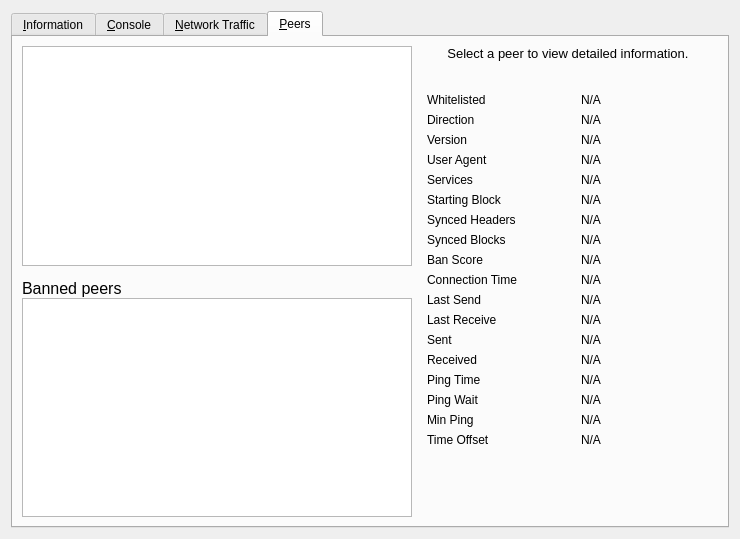
<?xml version="1.0" encoding="UTF-8"?>
<ui version="4.0">
 <class>RPCConsole</class>
 <widget class="QWidget" name="RPCConsole">
  <property name="geometry">
   <rect>
    <x>0</x>
    <y>0</y>
    <width>740</width>
    <height>539</height>
   </rect>
  </property>
  <property name="windowTitle">
   <string>Debug window</string>
  </property>
  <layout class="QVBoxLayout" name="verticalLayout_2">
   <item>
    <widget class="QTabWidget" name="tabWidget">
     <property name="currentIndex">
      <number>3</number>
     </property>
     <widget class="QWidget" name="tab_info">
      <attribute name="title">
       <string>&amp;Information</string>
      </attribute>
      <layout class="QGridLayout" name="gridLayout" columnstretch="0,1,0">
       <property name="horizontalSpacing">
        <number>12</number>
       </property>
       <item row="0" column="0">
        <widget class="QLabel" name="label_9">
         <property name="font">
          <font>
           <weight>75</weight>
           <bold>true</bold>
          </font>
         </property>
         <property name="text">
          <string>General</string>
         </property>
        </widget>
       </item>
       <item row="1" column="0">
        <widget class="QLabel" name="label_6">
         <property name="text">
          <string>Client version</string>
         </property>
        </widget>
       </item>
       <item row="1" column="1" colspan="2">
        <widget class="QLabel" name="clientVersion">
         <property name="cursor">
          <cursorShape>IBeamCursor</cursorShape>
         </property>
         <property name="text">
          <string>N/A</string>
         </property>
         <property name="textFormat">
          <enum>Qt::PlainText</enum>
         </property>
         <property name="textInteractionFlags">
          <set>Qt::LinksAccessibleByMouse|Qt::TextSelectableByKeyboard|Qt::TextSelectableByMouse</set>
         </property>
        </widget>
       </item>
       <item row="2" column="0">
        <widget class="QLabel" name="labelClientUserAgent">
         <property name="text">
          <string>User Agent</string>
         </property>
         <property name="indent">
          <number>10</number>
         </property>
        </widget>
       </item>
       <item row="2" column="1" colspan="2">
        <widget class="QLabel" name="clientUserAgent">
         <property name="cursor">
          <cursorShape>IBeamCursor</cursorShape>
         </property>
         <property name="text">
          <string>N/A</string>
         </property>
         <property name="textFormat">
          <enum>Qt::PlainText</enum>
         </property>
         <property name="textInteractionFlags">
          <set>Qt::LinksAccessibleByMouse|Qt::TextSelectableByKeyboard|Qt::TextSelectableByMouse</set>
         </property>
        </widget>
       </item>
       <item row="3" column="0">
        <widget class="QLabel" name="label_berkeleyDBVersion">
         <property name="text">
          <string>Using BerkeleyDB version</string>
         </property>
         <property name="indent">
          <number>10</number>
         </property>
        </widget>
       </item>
       <item row="3" column="1" colspan="2">
        <widget class="QLabel" name="berkeleyDBVersion">
         <property name="cursor">
          <cursorShape>IBeamCursor</cursorShape>
         </property>
         <property name="text">
          <string>N/A</string>
         </property>
         <property name="textFormat">
          <enum>Qt::PlainText</enum>
         </property>
         <property name="textInteractionFlags">
          <set>Qt::LinksAccessibleByMouse|Qt::TextSelectableByKeyboard|Qt::TextSelectableByMouse</set>
         </property>
        </widget>
       </item>
       <item row="4" column="0">
        <widget class="QLabel" name="label_12">
         <property name="text">
          <string>Datadir</string>
         </property>
        </widget>
       </item>
       <item row="4" column="1" colspan="2">
        <widget class="QLabel" name="dataDir">
         <property name="cursor">
          <cursorShape>IBeamCursor</cursorShape>
         </property>
         <property name="text">
          <string>N/A</string>
         </property>
         <property name="textFormat">
          <enum>Qt::PlainText</enum>
         </property>
         <property name="wordWrap">
          <bool>true</bool>
         </property>
         <property name="textInteractionFlags">
          <set>Qt::LinksAccessibleByMouse|Qt::TextSelectableByKeyboard|Qt::TextSelectableByMouse</set>
         </property>
        </widget>
       </item>
       <item row="5" column="0">
        <widget class="QLabel" name="label_13">
         <property name="text">
          <string>Startup time</string>
         </property>
        </widget>
       </item>
       <item row="5" column="1" colspan="2">
        <widget class="QLabel" name="startupTime">
         <property name="cursor">
          <cursorShape>IBeamCursor</cursorShape>
         </property>
         <property name="text">
          <string>N/A</string>
         </property>
         <property name="textFormat">
          <enum>Qt::PlainText</enum>
         </property>
         <property name="textInteractionFlags">
          <set>Qt::LinksAccessibleByMouse|Qt::TextSelectableByKeyboard|Qt::TextSelectableByMouse</set>
         </property>
        </widget>
       </item>
       <item row="6" column="0">
        <widget class="QLabel" name="labelNetwork">
         <property name="font">
          <font>
           <weight>75</weight>
           <bold>true</bold>
          </font>
         </property>
         <property name="text">
          <string>Network</string>
         </property>
        </widget>
       </item>
       <item row="7" column="0">
        <widget class="QLabel" name="label_8">
         <property name="text">
          <string>Name</string>
         </property>
        </widget>
       </item>
       <item row="7" column="1" colspan="2">
        <widget class="QLabel" name="networkName">
         <property name="cursor">
          <cursorShape>IBeamCursor</cursorShape>
         </property>
         <property name="text">
          <string>N/A</string>
         </property>
         <property name="textFormat">
          <enum>Qt::PlainText</enum>
         </property>
         <property name="textInteractionFlags">
          <set>Qt::LinksAccessibleByMouse|Qt::TextSelectableByKeyboard|Qt::TextSelectableByMouse</set>
         </property>
        </widget>
       </item>
       <item row="8" column="0">
        <widget class="QLabel" name="label_7">
         <property name="text">
          <string>Number of connections</string>
         </property>
        </widget>
       </item>
       <item row="8" column="1" colspan="2">
        <widget class="QLabel" name="numberOfConnections">
         <property name="cursor">
          <cursorShape>IBeamCursor</cursorShape>
         </property>
         <property name="text">
          <string>N/A</string>
         </property>
         <property name="textFormat">
          <enum>Qt::PlainText</enum>
         </property>
         <property name="textInteractionFlags">
          <set>Qt::LinksAccessibleByMouse|Qt::TextSelectableByKeyboard|Qt::TextSelectableByMouse</set>
         </property>
        </widget>
       </item>
       <item row="9" column="0">
        <widget class="QLabel" name="label_10">
         <property name="font">
          <font>
           <weight>75</weight>
           <bold>true</bold>
          </font>
         </property>
         <property name="text">
          <string>Block chain</string>
         </property>
        </widget>
       </item>
       <item row="10" column="0">
        <widget class="QLabel" name="label_3">
         <property name="text">
          <string>Current number of blocks</string>
         </property>
        </widget>
       </item>
       <item row="10" column="1" colspan="2">
        <widget class="QLabel" name="numberOfBlocks">
         <property name="cursor">
          <cursorShape>IBeamCursor</cursorShape>
         </property>
         <property name="text">
          <string>N/A</string>
         </property>
         <property name="textFormat">
          <enum>Qt::PlainText</enum>
         </property>
         <property name="textInteractionFlags">
          <set>Qt::LinksAccessibleByMouse|Qt::TextSelectableByKeyboard|Qt::TextSelectableByMouse</set>
         </property>
        </widget>
       </item>
       <item row="11" column="0">
        <widget class="QLabel" name="labelLastBlockTime">
         <property name="text">
          <string>Last block time</string>
         </property>
        </widget>
       </item>
       <item row="11" column="1" colspan="2">
        <widget class="QLabel" name="lastBlockTime">
         <property name="cursor">
          <cursorShape>IBeamCursor</cursorShape>
         </property>
         <property name="text">
          <string>N/A</string>
         </property>
         <property name="textFormat">
          <enum>Qt::PlainText</enum>
         </property>
         <property name="textInteractionFlags">
          <set>Qt::LinksAccessibleByMouse|Qt::TextSelectableByKeyboard|Qt::TextSelectableByMouse</set>
         </property>
        </widget>
       </item>
       <item row="12" column="0">
        <widget class="QLabel" name="labelMempoolTitle">
         <property name="font">
          <font>
           <weight>75</weight>
           <bold>true</bold>
          </font>
         </property>
         <property name="text">
          <string>Memory Pool</string>
         </property>
        </widget>
       </item>
       <item row="13" column="0">
        <widget class="QLabel" name="labelNumberOfTransactions">
         <property name="text">
          <string>Current number of transactions</string>
         </property>
        </widget>
       </item>
       <item row="13" column="1">
        <widget class="QLabel" name="mempoolNumberTxs">
         <property name="cursor">
          <cursorShape>IBeamCursor</cursorShape>
         </property>
         <property name="text">
          <string>N/A</string>
         </property>
         <property name="textFormat">
          <enum>Qt::PlainText</enum>
         </property>
         <property name="textInteractionFlags">
          <set>Qt::LinksAccessibleByMouse|Qt::TextSelectableByKeyboard|Qt::TextSelectableByMouse</set>
         </property>
        </widget>
       </item>
       <item row="14" column="0">
        <widget class="QLabel" name="labelMemoryUsage">
         <property name="text">
          <string>Memory usage</string>
         </property>
        </widget>
       </item>
       <item row="14" column="1">
        <widget class="QLabel" name="mempoolSize">
         <property name="cursor">
          <cursorShape>IBeamCursor</cursorShape>
         </property>
         <property name="text">
          <string>N/A</string>
         </property>
         <property name="textFormat">
          <enum>Qt::PlainText</enum>
         </property>
         <property name="textInteractionFlags">
          <set>Qt::LinksAccessibleByMouse|Qt::TextSelectableByKeyboard|Qt::TextSelectableByMouse</set>
         </property>
        </widget>
       </item>
       <item row="12" column="2" rowspan="3">
        <layout class="QVBoxLayout" name="verticalLayoutDebugButton">
         <property name="spacing">
          <number>3</number>
         </property>
         <item>
          <spacer name="verticalSpacer_2">
           <property name="orientation">
            <enum>Qt::Vertical</enum>
           </property>
           <property name="sizeHint" stdset="0">
            <size>
             <width>10</width>
             <height>5</height>
            </size>
           </property>
          </spacer>
         </item>
         <item>
          <widget class="QLabel" name="labelDebugLogfile">
           <property name="text">
            <string>Debug log file</string>
           </property>
          </widget>
         </item>
         <item>
          <widget class="QPushButton" name="openDebugLogfileButton">
           <property name="toolTip">
            <string>Open the %1 debug log file from the current data directory. This can take a few seconds for large log files.</string>
           </property>
           <property name="text">
            <string>&amp;Open</string>
           </property>
           <property name="autoDefault">
            <bool>false</bool>
           </property>
          </widget>
         </item>
        </layout>
       </item>
       <item row="15" column="0">
        <spacer name="verticalSpacer">
         <property name="orientation">
          <enum>Qt::Vertical</enum>
         </property>
         <property name="sizeHint" stdset="0">
          <size>
           <width>20</width>
           <height>40</height>
          </size>
         </property>
        </spacer>
       </item>
      </layout>
     </widget>
     <widget class="QWidget" name="tab_console">
      <attribute name="title">
       <string>&amp;Console</string>
      </attribute>
      <layout class="QVBoxLayout" name="verticalLayout_3">
       <property name="spacing">
        <number>3</number>
       </property>
       <property name="bottomMargin">
        <number>5</number>
       </property>
       <item>
        <layout class="QHBoxLayout" name="horizontalLayout">
         <property name="spacing">
          <number>4</number>
         </property>
         <item>
          <spacer name="horizontalSpacer">
           <property name="orientation">
            <enum>Qt::Horizontal</enum>
           </property>
           <property name="sizeHint" stdset="0">
            <size>
             <width>40</width>
             <height>20</height>
            </size>
           </property>
          </spacer>
         </item>
         <item>
          <widget class="QPushButton" name="fontSmallerButton">
           <property name="maximumSize">
            <size>
             <width>24</width>
             <height>24</height>
            </size>
           </property>
           <property name="toolTip">
            <string>Decrease font size</string>
           </property>
           <property name="text">
            <string/>
           </property>
           <property name="icon">
            <iconset resource="../bitcoin.qrc">
             <normaloff>:/icons/fontsmaller</normaloff>:/icons/fontsmaller</iconset>
           </property>
           <property name="iconSize">
            <size>
             <width>24</width>
             <height>16</height>
            </size>
           </property>
           <property name="autoDefault">
            <bool>false</bool>
           </property>
           <property name="flat">
            <bool>true</bool>
           </property>
          </widget>
         </item>
         <item>
          <widget class="QPushButton" name="fontBiggerButton">
           <property name="maximumSize">
            <size>
             <width>24</width>
             <height>24</height>
            </size>
           </property>
           <property name="toolTip">
            <string>Increase font size</string>
           </property>
           <property name="text">
            <string/>
           </property>
           <property name="icon">
            <iconset resource="../bitcoin.qrc">
             <normaloff>:/icons/fontbigger</normaloff>:/icons/fontbigger</iconset>
           </property>
           <property name="iconSize">
            <size>
             <width>24</width>
             <height>16</height>
            </size>
           </property>
           <property name="autoDefault">
            <bool>false</bool>
           </property>
           <property name="flat">
            <bool>true</bool>
           </property>
          </widget>
         </item>
         <item>
          <widget class="QPushButton" name="clearButton">
           <property name="maximumSize">
            <size>
             <width>24</width>
             <height>24</height>
            </size>
           </property>
           <property name="toolTip">
            <string>Clear console</string>
           </property>
           <property name="layoutDirection">
            <enum>Qt::LeftToRight</enum>
           </property>
           <property name="text">
            <string/>
           </property>
           <property name="icon">
            <iconset resource="../bitcoin.qrc">
             <normaloff>:/icons/remove</normaloff>:/icons/remove</iconset>
           </property>
           <property name="shortcut">
            <string notr="true">Ctrl+L</string>
           </property>
           <property name="autoDefault">
            <bool>false</bool>
           </property>
           <property name="flat">
            <bool>true</bool>
           </property>
          </widget>
         </item>
        </layout>
       </item>
       <item>
        <widget class="QTextEdit" name="messagesWidget">
         <property name="minimumSize">
          <size>
           <width>0</width>
           <height>100</height>
          </size>
         </property>
         <property name="readOnly">
          <bool>true</bool>
         </property>
         <property name="tabKeyNavigation" stdset="0">
          <bool>false</bool>
         </property>
         <property name="columnCount" stdset="0">
          <number>2</number>
         </property>
        </widget>
       </item>
       <item>
        <layout class="QHBoxLayout" name="horizontalLayoutPrompt">
         <property name="spacing">
          <number>3</number>
         </property>
         <item>
          <widget class="QPushButton" name="promptIcon">
           <property name="enabled">
            <bool>false</bool>
           </property>
           <property name="maximumSize">
            <size>
             <width>16</width>
             <height>24</height>
            </size>
           </property>
           <property name="text">
            <string/>
           </property>
           <property name="icon">
            <iconset resource="../bitcoin.qrc">
             <normaloff>:/icons/prompticon</normaloff>
             <disabledoff>:/icons/prompticon</disabledoff>:/icons/prompticon</iconset>
           </property>
           <property name="iconSize">
            <size>
             <width>14</width>
             <height>14</height>
            </size>
           </property>
           <property name="autoDefault">
            <bool>false</bool>
           </property>
           <property name="flat">
            <bool>true</bool>
           </property>
          </widget>
         </item>
         <item>
          <widget class="QLineEdit" name="lineEdit">
           <property name="placeholderText">
            <string/>
           </property>
          </widget>
         </item>
        </layout>
       </item>
      </layout>
     </widget>
     <widget class="QWidget" name="tab_nettraffic">
      <attribute name="title">
       <string>&amp;Network Traffic</string>
      </attribute>
      <layout class="QHBoxLayout" name="horizontalLayout_3">
       <item>
        <layout class="QVBoxLayout" name="verticalLayout_4">
         <item>
          <widget class="TrafficGraphWidget" name="trafficGraph" native="true">
           <property name="sizePolicy">
            <sizepolicy hsizetype="Expanding" vsizetype="Expanding">
             <horstretch>0</horstretch>
             <verstretch>0</verstretch>
            </sizepolicy>
           </property>
          </widget>
         </item>
         <item>
          <layout class="QHBoxLayout" name="horizontalLayout_2">
           <item>
            <widget class="QSlider" name="sldGraphRange">
             <property name="minimum">
              <number>1</number>
             </property>
             <property name="maximum">
              <number>288</number>
             </property>
             <property name="pageStep">
              <number>12</number>
             </property>
             <property name="value">
              <number>6</number>
             </property>
             <property name="orientation">
              <enum>Qt::Horizontal</enum>
             </property>
            </widget>
           </item>
           <item>
            <widget class="QLabel" name="lblGraphRange">
             <property name="minimumSize">
              <size>
               <width>100</width>
               <height>0</height>
              </size>
             </property>
             <property name="alignment">
              <set>Qt::AlignCenter</set>
             </property>
            </widget>
           </item>
           <item>
            <widget class="QPushButton" name="btnClearTrafficGraph">
             <property name="text">
              <string>&amp;Reset</string>
             </property>
             <property name="autoDefault">
              <bool>false</bool>
             </property>
            </widget>
           </item>
          </layout>
         </item>
        </layout>
       </item>
       <item>
        <layout class="QVBoxLayout" name="verticalLayout">
         <item>
          <widget class="QGroupBox" name="groupBox">
           <property name="title">
            <string>Totals</string>
           </property>
           <layout class="QVBoxLayout" name="verticalLayout_5">
            <item>
             <layout class="QHBoxLayout" name="horizontalLayout_4">
              <item>
               <widget class="Line" name="line">
                <property name="sizePolicy">
                 <sizepolicy hsizetype="Fixed" vsizetype="Fixed">
                  <horstretch>0</horstretch>
                  <verstretch>0</verstretch>
                 </sizepolicy>
                </property>
                <property name="minimumSize">
                 <size>
                  <width>10</width>
                  <height>0</height>
                 </size>
                </property>
                <property name="palette">
                 <palette>
                  <active>
                   <colorrole role="Light">
                    <brush brushstyle="SolidPattern">
                     <color alpha="255">
                      <red>0</red>
                      <green>255</green>
                      <blue>0</blue>
                     </color>
                    </brush>
                   </colorrole>
                  </active>
                  <inactive>
                   <colorrole role="Light">
                    <brush brushstyle="SolidPattern">
                     <color alpha="255">
                      <red>0</red>
                      <green>255</green>
                      <blue>0</blue>
                     </color>
                    </brush>
                   </colorrole>
                  </inactive>
                  <disabled>
                   <colorrole role="Light">
                    <brush brushstyle="SolidPattern">
                     <color alpha="255">
                      <red>0</red>
                      <green>255</green>
                      <blue>0</blue>
                     </color>
                    </brush>
                   </colorrole>
                  </disabled>
                 </palette>
                </property>
                <property name="orientation">
                 <enum>Qt::Horizontal</enum>
                </property>
               </widget>
              </item>
              <item>
               <widget class="QLabel" name="label_16">
                <property name="text">
                 <string>Received</string>
                </property>
               </widget>
              </item>
              <item>
               <widget class="QLabel" name="lblBytesIn">
                <property name="minimumSize">
                 <size>
                  <width>50</width>
                  <height>0</height>
                 </size>
                </property>
                <property name="alignment">
                 <set>Qt::AlignRight|Qt::AlignTrailing|Qt::AlignVCenter</set>
                </property>
               </widget>
              </item>
             </layout>
            </item>
            <item>
             <layout class="QHBoxLayout" name="horizontalLayout_5">
              <item>
               <widget class="Line" name="line_2">
                <property name="sizePolicy">
                 <sizepolicy hsizetype="Fixed" vsizetype="Fixed">
                  <horstretch>0</horstretch>
                  <verstretch>0</verstretch>
                 </sizepolicy>
                </property>
                <property name="minimumSize">
                 <size>
                  <width>10</width>
                  <height>0</height>
                 </size>
                </property>
                <property name="palette">
                 <palette>
                  <active>
                   <colorrole role="Light">
                    <brush brushstyle="SolidPattern">
                     <color alpha="255">
                      <red>255</red>
                      <green>0</green>
                      <blue>0</blue>
                     </color>
                    </brush>
                   </colorrole>
                  </active>
                  <inactive>
                   <colorrole role="Light">
                    <brush brushstyle="SolidPattern">
                     <color alpha="255">
                      <red>255</red>
                      <green>0</green>
                      <blue>0</blue>
                     </color>
                    </brush>
                   </colorrole>
                  </inactive>
                  <disabled>
                   <colorrole role="Light">
                    <brush brushstyle="SolidPattern">
                     <color alpha="255">
                      <red>255</red>
                      <green>0</green>
                      <blue>0</blue>
                     </color>
                    </brush>
                   </colorrole>
                  </disabled>
                 </palette>
                </property>
                <property name="orientation">
                 <enum>Qt::Horizontal</enum>
                </property>
               </widget>
              </item>
              <item>
               <widget class="QLabel" name="label_17">
                <property name="text">
                 <string>Sent</string>
                </property>
               </widget>
              </item>
              <item>
               <widget class="QLabel" name="lblBytesOut">
                <property name="minimumSize">
                 <size>
                  <width>50</width>
                  <height>0</height>
                 </size>
                </property>
                <property name="alignment">
                 <set>Qt::AlignRight|Qt::AlignTrailing|Qt::AlignVCenter</set>
                </property>
               </widget>
              </item>
             </layout>
            </item>
            <item>
             <spacer name="verticalSpacer_4">
              <property name="orientation">
               <enum>Qt::Vertical</enum>
              </property>
              <property name="sizeHint" stdset="0">
               <size>
                <width>20</width>
                <height>407</height>
               </size>
              </property>
             </spacer>
            </item>
           </layout>
          </widget>
         </item>
        </layout>
       </item>
      </layout>
     </widget>
     <widget class="QWidget" name="tab_peers">
      <attribute name="title">
       <string>&amp;Peers</string>
      </attribute>
      <layout class="QGridLayout" name="gridLayout_2">
       <item row="0" column="0" rowspan="2">
        <layout class="QVBoxLayout" name="verticalLayout_101">
         <property name="spacing">
          <number>0</number>
         </property>
         <item>
          <widget class="QTableView" name="peerWidget">
           <property name="horizontalScrollBarPolicy">
            <enum>Qt::ScrollBarAsNeeded</enum>
           </property>
           <property name="tabKeyNavigation">
            <bool>false</bool>
           </property>
           <property name="sortingEnabled">
            <bool>true</bool>
           </property>
           <attribute name="horizontalHeaderHighlightSections">
            <bool>false</bool>
           </attribute>
          </widget>
         </item>
         <item>
          <widget class="QLabel" name="banHeading">
           <property name="sizePolicy">
            <sizepolicy hsizetype="Preferred" vsizetype="Minimum">
             <horstretch>0</horstretch>
             <verstretch>0</verstretch>
            </sizepolicy>
           </property>
           <property name="minimumSize">
            <size>
             <width>300</width>
             <height>32</height>
            </size>
           </property>
           <property name="maximumSize">
            <size>
             <width>16777215</width>
             <height>32</height>
            </size>
           </property>
           <property name="font">
            <font>
             <pointsize>12</pointsize>
            </font>
           </property>
           <property name="cursor">
            <cursorShape>IBeamCursor</cursorShape>
           </property>
           <property name="text">
            <string>Banned peers</string>
           </property>
           <property name="alignment">
            <set>Qt::AlignBottom|Qt::AlignLeading|Qt::AlignLeft</set>
           </property>
           <property name="wordWrap">
            <bool>true</bool>
           </property>
           <property name="textInteractionFlags">
            <set>Qt::NoTextInteraction</set>
           </property>
          </widget>
         </item>
         <item>
          <widget class="QTableView" name="banlistWidget">
           <property name="sizePolicy">
            <sizepolicy hsizetype="Expanding" vsizetype="Expanding">
             <horstretch>0</horstretch>
             <verstretch>0</verstretch>
            </sizepolicy>
           </property>
           <property name="horizontalScrollBarPolicy">
            <enum>Qt::ScrollBarAsNeeded</enum>
           </property>
           <property name="tabKeyNavigation">
            <bool>false</bool>
           </property>
           <property name="sortingEnabled">
            <bool>true</bool>
           </property>
           <attribute name="horizontalHeaderHighlightSections">
            <bool>false</bool>
           </attribute>
          </widget>
         </item>
        </layout>
       </item>
       <item row="0" column="1">
        <widget class="QLabel" name="peerHeading">
         <property name="sizePolicy">
          <sizepolicy hsizetype="Preferred" vsizetype="Minimum">
           <horstretch>0</horstretch>
           <verstretch>0</verstretch>
          </sizepolicy>
         </property>
         <property name="minimumSize">
          <size>
           <width>300</width>
           <height>32</height>
          </size>
         </property>
         <property name="font">
          <font>
           <pointsize>10</pointsize>
          </font>
         </property>
         <property name="cursor">
          <cursorShape>IBeamCursor</cursorShape>
         </property>
         <property name="text">
          <string>Select a peer to view detailed information.</string>
         </property>
         <property name="alignment">
          <set>Qt::AlignHCenter|Qt::AlignTop</set>
         </property>
         <property name="wordWrap">
          <bool>true</bool>
         </property>
         <property name="textInteractionFlags">
          <set>Qt::LinksAccessibleByMouse|Qt::TextSelectableByKeyboard|Qt::TextSelectableByMouse</set>
         </property>
        </widget>
       </item>
       <item row="1" column="1">
        <widget class="QWidget" name="detailWidget" native="true">
         <property name="minimumSize">
          <size>
           <width>300</width>
           <height>0</height>
          </size>
         </property>
         <layout class="QGridLayout" name="gridLayout_3">
          <item row="0" column="0">
           <widget class="QLabel" name="label_30">
            <property name="text">
             <string>Whitelisted</string>
            </property>
           </widget>
          </item>
          <item row="0" column="2">
           <widget class="QLabel" name="peerWhitelisted">
            <property name="cursor">
             <cursorShape>IBeamCursor</cursorShape>
            </property>
            <property name="text">
             <string>N/A</string>
            </property>
            <property name="textFormat">
             <enum>Qt::PlainText</enum>
            </property>
            <property name="textInteractionFlags">
             <set>Qt::LinksAccessibleByMouse|Qt::TextSelectableByKeyboard|Qt::TextSelectableByMouse</set>
            </property>
           </widget>
          </item>
          <item row="1" column="0">
           <widget class="QLabel" name="label_23">
            <property name="text">
             <string>Direction</string>
            </property>
           </widget>
          </item>
          <item row="1" column="2">
           <widget class="QLabel" name="peerDirection">
            <property name="cursor">
             <cursorShape>IBeamCursor</cursorShape>
            </property>
            <property name="text">
             <string>N/A</string>
            </property>
            <property name="textFormat">
             <enum>Qt::PlainText</enum>
            </property>
            <property name="textInteractionFlags">
             <set>Qt::LinksAccessibleByMouse|Qt::TextSelectableByKeyboard|Qt::TextSelectableByMouse</set>
            </property>
           </widget>
          </item>
          <item row="2" column="0">
           <widget class="QLabel" name="label_21">
            <property name="text">
             <string>Version</string>
            </property>
           </widget>
          </item>
          <item row="2" column="2">
           <widget class="QLabel" name="peerVersion">
            <property name="cursor">
             <cursorShape>IBeamCursor</cursorShape>
            </property>
            <property name="text">
             <string>N/A</string>
            </property>
            <property name="textFormat">
             <enum>Qt::PlainText</enum>
            </property>
            <property name="textInteractionFlags">
             <set>Qt::LinksAccessibleByMouse|Qt::TextSelectableByKeyboard|Qt::TextSelectableByMouse</set>
            </property>
           </widget>
          </item>
          <item row="3" column="0">
           <widget class="QLabel" name="label_28">
            <property name="text">
             <string>User Agent</string>
            </property>
           </widget>
          </item>
          <item row="3" column="2">
           <widget class="QLabel" name="peerSubversion">
            <property name="cursor">
             <cursorShape>IBeamCursor</cursorShape>
            </property>
            <property name="text">
             <string>N/A</string>
            </property>
            <property name="textFormat">
             <enum>Qt::PlainText</enum>
            </property>
            <property name="textInteractionFlags">
             <set>Qt::LinksAccessibleByMouse|Qt::TextSelectableByKeyboard|Qt::TextSelectableByMouse</set>
            </property>
           </widget>
          </item>
          <item row="4" column="0">
           <widget class="QLabel" name="label_4">
            <property name="text">
             <string>Services</string>
            </property>
           </widget>
          </item>
          <item row="4" column="2">
           <widget class="QLabel" name="peerServices">
            <property name="cursor">
             <cursorShape>IBeamCursor</cursorShape>
            </property>
            <property name="text">
             <string>N/A</string>
            </property>
            <property name="textFormat">
             <enum>Qt::PlainText</enum>
            </property>
            <property name="textInteractionFlags">
             <set>Qt::LinksAccessibleByMouse|Qt::TextSelectableByKeyboard|Qt::TextSelectableByMouse</set>
            </property>
           </widget>
          </item>
          <item row="5" column="0">
           <widget class="QLabel" name="label_29">
            <property name="text">
             <string>Starting Block</string>
            </property>
           </widget>
          </item>
          <item row="5" column="2">
           <widget class="QLabel" name="peerHeight">
            <property name="cursor">
             <cursorShape>IBeamCursor</cursorShape>
            </property>
            <property name="text">
             <string>N/A</string>
            </property>
            <property name="textFormat">
             <enum>Qt::PlainText</enum>
            </property>
            <property name="textInteractionFlags">
             <set>Qt::LinksAccessibleByMouse|Qt::TextSelectableByKeyboard|Qt::TextSelectableByMouse</set>
            </property>
           </widget>
          </item>
          <item row="6" column="0">
           <widget class="QLabel" name="label_27">
            <property name="text">
             <string>Synced Headers</string>
            </property>
           </widget>
          </item>
          <item row="6" column="2">
           <widget class="QLabel" name="peerSyncHeight">
            <property name="cursor">
             <cursorShape>IBeamCursor</cursorShape>
            </property>
            <property name="text">
             <string>N/A</string>
            </property>
            <property name="textFormat">
             <enum>Qt::PlainText</enum>
            </property>
            <property name="textInteractionFlags">
             <set>Qt::LinksAccessibleByMouse|Qt::TextSelectableByKeyboard|Qt::TextSelectableByMouse</set>
            </property>
           </widget>
          </item>
          <item row="7" column="0">
           <widget class="QLabel" name="label_25">
            <property name="text">
             <string>Synced Blocks</string>
            </property>
           </widget>
          </item>
          <item row="7" column="2">
           <widget class="QLabel" name="peerCommonHeight">
            <property name="cursor">
             <cursorShape>IBeamCursor</cursorShape>
            </property>
            <property name="text">
             <string>N/A</string>
            </property>
            <property name="textFormat">
             <enum>Qt::PlainText</enum>
            </property>
            <property name="textInteractionFlags">
             <set>Qt::LinksAccessibleByMouse|Qt::TextSelectableByKeyboard|Qt::TextSelectableByMouse</set>
            </property>
           </widget>
          </item>
          <item row="8" column="0">
           <widget class="QLabel" name="label_24">
            <property name="text">
             <string>Ban Score</string>
            </property>
           </widget>
          </item>
          <item row="8" column="2">
           <widget class="QLabel" name="peerBanScore">
            <property name="cursor">
             <cursorShape>IBeamCursor</cursorShape>
            </property>
            <property name="text">
             <string>N/A</string>
            </property>
            <property name="textFormat">
             <enum>Qt::PlainText</enum>
            </property>
            <property name="textInteractionFlags">
             <set>Qt::LinksAccessibleByMouse|Qt::TextSelectableByKeyboard|Qt::TextSelectableByMouse</set>
            </property>
           </widget>
          </item>
          <item row="9" column="0">
           <widget class="QLabel" name="label_22">
            <property name="text">
             <string>Connection Time</string>
            </property>
           </widget>
          </item>
          <item row="9" column="2">
           <widget class="QLabel" name="peerConnTime">
            <property name="cursor">
             <cursorShape>IBeamCursor</cursorShape>
            </property>
            <property name="text">
             <string>N/A</string>
            </property>
            <property name="textFormat">
             <enum>Qt::PlainText</enum>
            </property>
            <property name="textInteractionFlags">
             <set>Qt::LinksAccessibleByMouse|Qt::TextSelectableByKeyboard|Qt::TextSelectableByMouse</set>
            </property>
           </widget>
          </item>
          <item row="10" column="0">
           <widget class="QLabel" name="label_15">
            <property name="text">
             <string>Last Send</string>
            </property>
           </widget>
          </item>
          <item row="10" column="2">
           <widget class="QLabel" name="peerLastSend">
            <property name="cursor">
             <cursorShape>IBeamCursor</cursorShape>
            </property>
            <property name="text">
             <string>N/A</string>
            </property>
            <property name="textFormat">
             <enum>Qt::PlainText</enum>
            </property>
            <property name="textInteractionFlags">
             <set>Qt::LinksAccessibleByMouse|Qt::TextSelectableByKeyboard|Qt::TextSelectableByMouse</set>
            </property>
           </widget>
          </item>
          <item row="11" column="0">
           <widget class="QLabel" name="label_19">
            <property name="text">
             <string>Last Receive</string>
            </property>
           </widget>
          </item>
          <item row="11" column="2">
           <widget class="QLabel" name="peerLastRecv">
            <property name="cursor">
             <cursorShape>IBeamCursor</cursorShape>
            </property>
            <property name="text">
             <string>N/A</string>
            </property>
            <property name="textFormat">
             <enum>Qt::PlainText</enum>
            </property>
            <property name="textInteractionFlags">
             <set>Qt::LinksAccessibleByMouse|Qt::TextSelectableByKeyboard|Qt::TextSelectableByMouse</set>
            </property>
           </widget>
          </item>
          <item row="12" column="0">
           <widget class="QLabel" name="label_18">
            <property name="text">
             <string>Sent</string>
            </property>
           </widget>
          </item>
          <item row="12" column="2">
           <widget class="QLabel" name="peerBytesSent">
            <property name="cursor">
             <cursorShape>IBeamCursor</cursorShape>
            </property>
            <property name="text">
             <string>N/A</string>
            </property>
            <property name="textFormat">
             <enum>Qt::PlainText</enum>
            </property>
            <property name="textInteractionFlags">
             <set>Qt::LinksAccessibleByMouse|Qt::TextSelectableByKeyboard|Qt::TextSelectableByMouse</set>
            </property>
           </widget>
          </item>
          <item row="13" column="0">
           <widget class="QLabel" name="label_20">
            <property name="text">
             <string>Received</string>
            </property>
           </widget>
          </item>
          <item row="13" column="2">
           <widget class="QLabel" name="peerBytesRecv">
            <property name="cursor">
             <cursorShape>IBeamCursor</cursorShape>
            </property>
            <property name="text">
             <string>N/A</string>
            </property>
            <property name="textFormat">
             <enum>Qt::PlainText</enum>
            </property>
            <property name="textInteractionFlags">
             <set>Qt::LinksAccessibleByMouse|Qt::TextSelectableByKeyboard|Qt::TextSelectableByMouse</set>
            </property>
           </widget>
          </item>
          <item row="14" column="0">
           <widget class="QLabel" name="label_26">
            <property name="text">
             <string>Ping Time</string>
            </property>
           </widget>
          </item>
          <item row="14" column="2">
           <widget class="QLabel" name="peerPingTime">
            <property name="cursor">
             <cursorShape>IBeamCursor</cursorShape>
            </property>
            <property name="text">
             <string>N/A</string>
            </property>
            <property name="textFormat">
             <enum>Qt::PlainText</enum>
            </property>
            <property name="textInteractionFlags">
             <set>Qt::LinksAccessibleByMouse|Qt::TextSelectableByKeyboard|Qt::TextSelectableByMouse</set>
            </property>
           </widget>
          </item>
          <item row="15" column="0">
           <widget class="QLabel" name="peerPingWaitLabel">
            <property name="toolTip">
             <string>The duration of a currently outstanding ping.</string>
            </property>
            <property name="text">
             <string>Ping Wait</string>
            </property>
           </widget>
          </item>
          <item row="15" column="2">
           <widget class="QLabel" name="peerPingWait">
            <property name="cursor">
             <cursorShape>IBeamCursor</cursorShape>
            </property>
            <property name="text">
             <string>N/A</string>
            </property>
            <property name="textFormat">
             <enum>Qt::PlainText</enum>
            </property>
            <property name="textInteractionFlags">
             <set>Qt::LinksAccessibleByMouse|Qt::TextSelectableByKeyboard|Qt::TextSelectableByMouse</set>
            </property>
           </widget>
          </item>
          <item row="16" column="0">
           <widget class="QLabel" name="peerMinPingLabel">
            <property name="text">
             <string>Min Ping</string>
            </property>
           </widget>
          </item>
          <item row="16" column="2">
           <widget class="QLabel" name="peerMinPing">
            <property name="cursor">
             <cursorShape>IBeamCursor</cursorShape>
            </property>
            <property name="text">
             <string>N/A</string>
            </property>
            <property name="textFormat">
             <enum>Qt::PlainText</enum>
            </property>
            <property name="textInteractionFlags">
             <set>Qt::LinksAccessibleByMouse|Qt::TextSelectableByKeyboard|Qt::TextSelectableByMouse</set>
            </property>
           </widget>
          </item>
          <item row="17" column="0">
           <widget class="QLabel" name="label_timeoffset">
            <property name="text">
             <string>Time Offset</string>
            </property>
           </widget>
          </item>
          <item row="17" column="2">
           <widget class="QLabel" name="timeoffset">
            <property name="cursor">
             <cursorShape>IBeamCursor</cursorShape>
            </property>
            <property name="text">
             <string>N/A</string>
            </property>
            <property name="textFormat">
             <enum>Qt::PlainText</enum>
            </property>
            <property name="textInteractionFlags">
             <set>Qt::LinksAccessibleByMouse|Qt::TextSelectableByKeyboard|Qt::TextSelectableByMouse</set>
            </property>
           </widget>
          </item>
          <item row="18" column="1">
           <spacer name="verticalSpacer_3">
            <property name="orientation">
             <enum>Qt::Vertical</enum>
            </property>
            <property name="sizeHint" stdset="0">
             <size>
              <width>20</width>
              <height>40</height>
             </size>
            </property>
           </spacer>
          </item>
         </layout>
        </widget>
       </item>
      </layout>
     </widget>
    </widget>
   </item>
  </layout>
 </widget>
 <customwidgets>
  <customwidget>
   <class>TrafficGraphWidget</class>
   <extends>QWidget</extends>
   <header>trafficgraphwidget.h</header>
   <container>1</container>
   <slots>
    <slot>clear()</slot>
   </slots>
  </customwidget>
 </customwidgets>
 <resources>
  <include location="../bitcoin.qrc"/>
 </resources>
 <connections/>
</ui>
